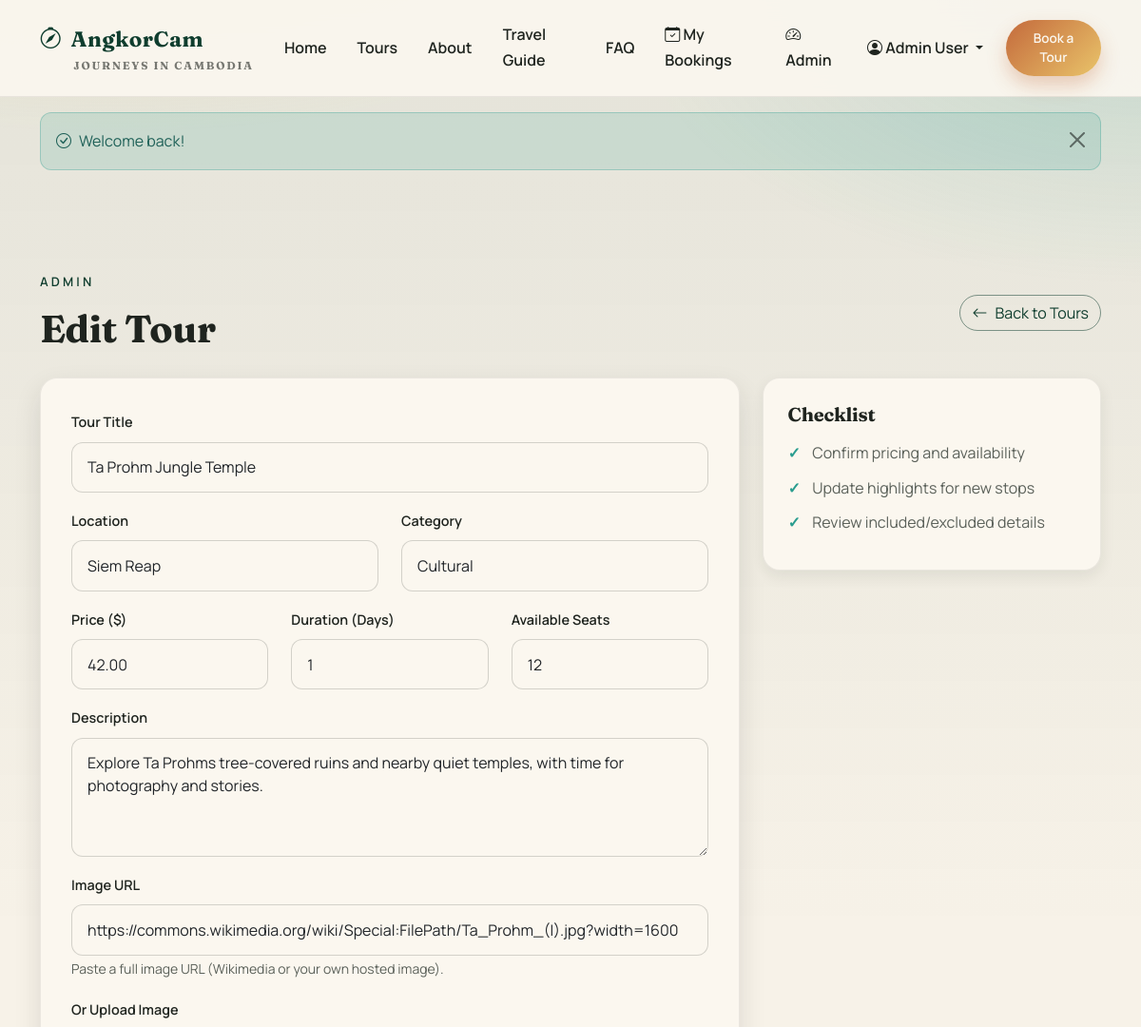
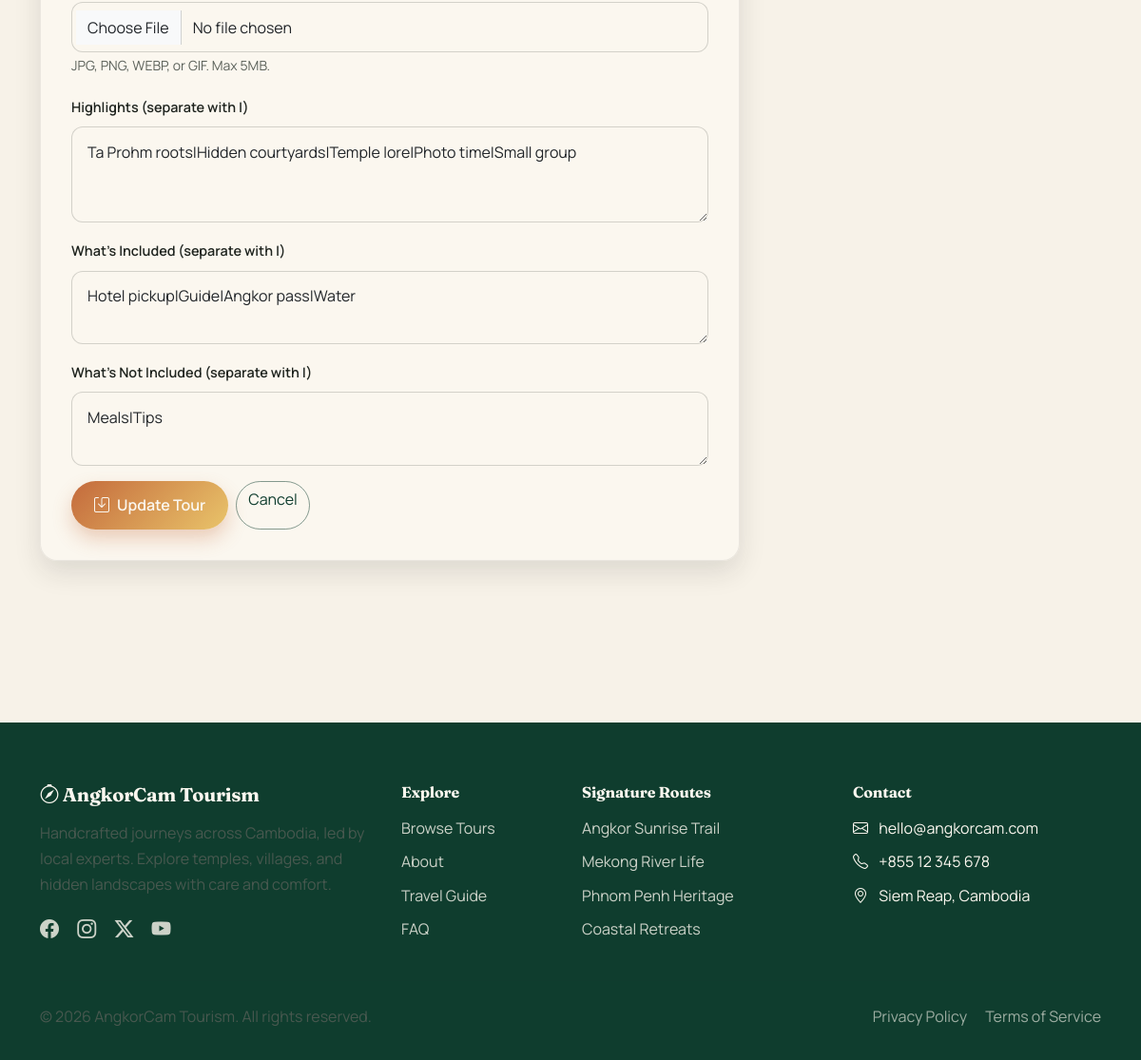
/?page=admin-edit-tour&id=2 (signed in), run on the app's committed database (2 pictures, top to bottom).
### tables this page shows
CREATE TABLE users (
    id INT UNSIGNED AUTO_INCREMENT PRIMARY KEY,
    name VARCHAR(100) NOT NULL,
    email VARCHAR(150) UNIQUE NOT NULL,
    password VARCHAR(255) NOT NULL,
    role ENUM('customer', 'admin') DEFAULT 'customer',
    phone VARCHAR(20),
    status ENUM('active', 'inactive') DEFAULT 'active',
    created_at TIMESTAMP DEFAULT CURRENT_TIMESTAMP,
    updated_at TIMESTAMP DEFAULT CURRENT_TIMESTAMP ON UPDATE CURRENT_TIMESTAMP,
    
    INDEX idx_email (email),
    INDEX idx_role (role),
    INDEX idx_status (status)
);

CREATE TABLE tours (
    id INT UNSIGNED AUTO_INCREMENT PRIMARY KEY,
    title VARCHAR(200) NOT NULL,
    slug VARCHAR(255) UNIQUE NOT NULL,
    location VARCHAR(100) NOT NULL,
    category VARCHAR(50) NOT NULL DEFAULT 'Cultural',
    price DECIMAL(10,2) NOT NULL,
    duration INT NOT NULL COMMENT 'Duration in days',
    description TEXT,
    highlights TEXT COMMENT 'What makes this tour special',
    included TEXT COMMENT 'What is included',
    excluded TEXT COMMENT 'What is not included',
    image VARCHAR(255),
    available_seats INT DEFAULT 15,
    status ENUM('active', 'inactive') DEFAULT 'active',
    created_at TIMESTAMP DEFAULT CURRENT_TIMESTAMP,
    updated_at TIMESTAMP DEFAULT CURRENT_TIMESTAMP ON UPDATE CURRENT_TIMESTAMP,
    
    INDEX idx_slug (slug),
    INDEX idx_location (location),
    INDEX idx_category (category),
    INDEX idx_status (status),
    INDEX idx_price (price)
);

### views/pages/admin/edit-tour.php (the view, shortened to what the rows shown need)
<?php
requireAdmin();
$tour_id = $_GET['id'] ?? 0;
$tourModel = new Tour($db);
$tour = $tourModel->getById($tour_id);
?>
<section class="section">
    <div class="container">
        <div class="d-flex flex-wrap justify-content-between align-items-center mb-4">
            <div>
                <h1 class="mb-1">Edit Tour</h1>
            </div>
        </div>
        <div class="row g-4">
            <div class="col-lg-8">
                <div class="glass-card">
                    <form method="POST" enctype="multipart/form-data">
                        <div class="mb-3">
                            <label class="form-label">Tour Title</label>
                            <input type="text" name="title" class="form-control" value="<?= e($tour['title']) ?>" required>
                        </div>
                        <div class="row">
                            <div class="col-md-6 mb-3">
                                <label class="form-label">Location</label>
                                <input type="text" name="location" class="form-control" value="<?= e($tour['location']) ?>" required>
                            </div>
                            <div class="col-md-6 mb-3">
                                <label class="form-label">Category</label>
                                <select name="category" class="form-select">
                                    <option value="Cultural" <?= $tour['category'] === 'Cultural' ? 'selected' : '' ?>>Cultural</option>
                                </select>
                            </div>
                        </div>
                        <div class="row">
                            <div class="col-md-4 mb-3">
                                <label class="form-label">Price ($)</label>
                                <input type="number" name="price" class="form-control" value="<?= $tour['price'] ?>" step="0.01" required>
                            </div>
                            <div class="col-md-4 mb-3">
                                <label class="form-label">Duration (Days)</label>
                                <input type="number" name="duration" class="form-control" value="<?= $tour['duration'] ?>" min="1" required>
                            </div>
                            <div class="col-md-4 mb-3">
                                <label class="form-label">Available Seats</label>
                                <input type="number" name="available_seats" class="form-control" value="<?= $tour['available_seats'] ?>" min="1" required>
                            </div>
                        </div>
                    <div class="mb-3">
                        <label class="form-label">Description</label>
                        <textarea name="description" class="form-control" rows="4" required><?= e($tour['description']) ?></textarea>
                    </div>
                    <div class="mb-3">
                        <label class="form-label">Image URL</label>
                        <input type="url" name="image" class="form-control" value="<?= e($tour['image'] ?? '') ?>" placeholder="https://...">
                        <small class="text-muted">Paste a full image URL (Wikimedia or your own hosted image).</small>
                    </div>
                        <div class="mb-3">
                            <label class="form-label">Highlights (separate with |)</label>
                            <textarea name="highlights" class="form-control" rows="3"><?= e($tour['highlights']) ?></textarea>
                        </div>
                        <div class="mb-3">
                            <label class="form-label">What's Included (separate with |)</label>
                            <textarea name="included" class="form-control" rows="2"><?= e($tour['included']) ?></textarea>
                        </div>
                        <div class="mb-3">
                            <label class="form-label">What's Not Included (separate with |)</label>
                            <textarea name="excluded" class="form-control" rows="2"><?= e($tour['excluded']) ?></textarea>
                        </div>
                    </form>
                </div>
            </div>
        </div>
    </div>
</section>
<?php $content = ob_get_clean(); require __DIR__ . '/../../layouts/main.php'; ?>

### views/layouts/main.php (shortened to what the rows shown need)
<?php $currentUser = getUser(); ?>
<!DOCTYPE html>
<html lang="en">
<head>
    <link href="https://cdn.jsdelivr.net/npm/bootstrap@5.3.2/dist/css/bootstrap.min.css" rel="stylesheet">
    <link rel="stylesheet" href="https://cdn.jsdelivr.net/npm/bootstrap-icons@1.11.0/font/bootstrap-icons.css">
    <link href="<?= asset('css/style.css') ?>" rel="stylesheet">
</head>
<body>
    <nav class="navbar navbar-expand-lg">
        <div class="container">
            <div class="collapse navbar-collapse" id="navbarNav">
                <ul class="navbar-nav ms-auto align-items-lg-center">
                    <?php if (isLoggedIn()): ?>
                        <li class="nav-item">
                            <a class="nav-link" href="?page=my-bookings">
                                <i class="bi bi-calendar-check"></i> My Bookings
                            </a>
                        </li>
                        <?php if (isAdmin()): ?>
                            <li class="nav-item">
                                <a class="nav-link" href="?page=admin">
                                    <i class="bi bi-speedometer2"></i> Admin
                                </a>
                            </li>
                        <?php endif; ?>
                        <li class="nav-item dropdown">
                            <a class="nav-link dropdown-toggle" href="#" role="button" data-bs-toggle="dropdown">
                                <i class="bi bi-person-circle"></i> <?= e($currentUser['name'] ?? 'Account') ?>
                            </a>
                        </li>
                        <li class="nav-item ms-lg-2">
                            <a class="btn btn-gradient btn-sm" href="?page=tours">Book a Tour</a>
                        </li>
                    <?php endif; ?>
                </ul>
            </div>
        </div>
    </nav>
    <main>
        <?= $content ?>
    </main>
</body>
</html>

### data on the page
users: name "Admin User"
tours: title "Ta Prohm Jungle Temple", location "Siem Reap", category "Cultural", price "42.00", duration "1", available_seats "12", description "Explore Ta Prohms tree-covered ruins and nearby quiet temples, with time for photography and stories.", image "https://commons.wikimedia.org/wiki/Special:FilePath/Ta_Prohm_(I).jpg?width=1600", highlights "Ta Prohm roots|Hidden courtyards|Temple lore|Photo time|Small group", included "Hotel pickup|Guide|Angkor pass|Water", excluded "Meals|Tips"

### other printed values
$success "Welcome back!"
